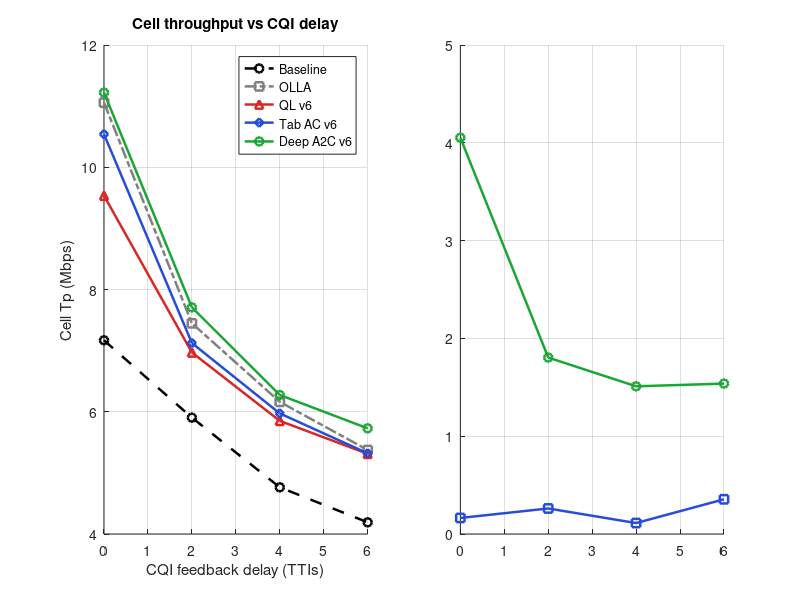

Reproduce this figure in MATLAB. (Note: this script raises an error after producing the figure.)
function S = rebuildSweep_v6()
% rebuildSweep_v6  Reconstruct the powered delay-sweep summary + figure.
%
% Why this exists: the 5-seed x 30-trace sweep of 2026-07-11 completed
% delays {0,2,4,6} in one MATLAB session (whose sweepDelay_v6 would only
% save its summary at the very end). The delay-8 point was finished
% separately. This script hard-codes the four completed points (verbatim
% from the per-point PF tables / robustness rows) and fills delay 8
% automatically from results_v6_case23_N10.mat if that file holds a
% cqi_delay=8 run - otherwise it leaves NaNs and tells you.
%
% Output identical in format to sweepDelay_v6: saves
% sweepDelay_v6_case23.mat and draws the two-panel headline figure.
%
% Provenance of hard-coded rows (5 seeds x 30 traces, N=10, primary=PF):
%   d0: run started 2026-07-11 13:45, runtime  54.5 min
%   d2: run started 2026-07-11 14:40, runtime  67.0 min
%   d4: run started 2026-07-11 15:47, runtime  84.4 min  (== FINAL_..._d4_cameraready)
%   d6: run started 2026-07-11 17:12, runtime 313.2 min  (== FINAL_..._d6_cameraready; wall time inflated by PC sleep)

    schemes = {'Baseline','OLLA','QL v6','Tab AC v6','Deep A2C v6'};
    delays  = [0 2 4 6 8];

    %          Baseline   OLLA     QL v6   TabAC v6  A2C v6
    cellTp = [  7.169    11.057    9.535   10.540    11.221 ;   % d0
                5.904     7.447    6.970    7.124     7.708 ;   % d2
                4.764     6.162    5.851    5.973     6.274 ;   % d4
                4.191     5.374    5.312    5.320     5.729 ;   % d6
                NaN       NaN      NaN      NaN       NaN   ];  % d8 (auto-filled)

    p_base = [1.734e-06; 1.734e-06; 1.734e-06; 1.734e-06; NaN];
    p_olla = [0.03872;   0.01044;   0.06871;   4.072e-05; NaN];

    % ---- auto-fill delay 8 from the standalone run, if present ----
    here = fileparts(mfilename('fullpath'));
    cand = {'FINAL_results_v6_N10_d8_sweeppoint.mat', 'results_v6_case23_N10.mat'};
    f8 = '';
    for c = 1:numel(cand)
        if exist(fullfile(here, cand{c}), 'file'), f8 = fullfile(here, cand{c}); break; end
    end
    if ~isempty(f8)
        R = load(f8, 'results'); R = R.results;
        if R.env.cqi_delay == 8
            M = R.metrics(1);                       % primary scheduler (PF)
            for k = 1:numel(schemes)
                cellTp(5,k) = mean(M.cell_tp{k}(:));
            end
            p_base(5) = R.pvals_a2c_vs_baseline_olla(1);
            p_olla(5) = R.pvals_a2c_vs_baseline_olla(2);
            fprintf('delay-8 row filled from %s (seeds=%d, traces=%d)\n', ...
                    f8, R.opts.n_seeds, R.opts.n_eval);
        else
            warning(['%s holds cqi_delay=%d, not 8. Run\n' ...
                     '  runCase23_v6(''N'',10,''n_seeds'',5,''n_eval'',30,''cqi_delay'',8);\n' ...
                     'then re-run rebuildSweep_v6.'], f8, R.env.cqi_delay);
        end
    else
        warning('No results_v6_case23_N10.mat found - delay-8 row left as NaN.');
    end

    S.delays = delays; S.schemes = schemes; S.cellTp = cellTp;
    S.margin_vs_baseline = cellTp(:,5) - cellTp(:,1);
    S.margin_vs_olla     = cellTp(:,5) - cellTp(:,2);
    S.rel_margin_vs_olla = 100*(cellTp(:,5)./cellTp(:,2) - 1);
    S.p_vs_baseline = p_base; S.p_vs_olla = p_olla;
    S.protocol = '5 seeds x 30 held-out traces, N=10, primary=PF, v6 OLLA-relative';
    save(fullfile(here, 'sweepDelay_v6_case23.mat'), 'S');

    % ---- headline figure (same layout as sweepDelay_v6) ----
    ok = ~isnan(cellTp(:,1));
    d  = delays(ok);
    figure('Color','w','Position',[80 80 1050 430],'Name','v6 delay sweep (rebuilt)');
    subplot(1,2,1); hold on; grid on;
    cols = {[0 0 0],[0.5 0.5 0.5],[0.85 0.15 0.15],[0.15 0.3 0.85],[0.1 0.65 0.2]};
    mk = {'--o','-.s','-^','-d','-o'};
    for k = 1:numel(schemes)
        plot(d, cellTp(ok,k), mk{k}, 'Color', cols{k}, 'LineWidth', 1.8);
    end
    xlabel('CQI feedback delay (TTIs)'); ylabel('Cell Tp (Mbps)');
    title('Cell throughput vs CQI delay'); legend(schemes, 'Location','best');

    subplot(1,2,2); hold on; grid on;
    plot(d, S.margin_vs_baseline(ok), '-o', 'LineWidth',1.8, 'Color',[0.1 0.65 0.2]);
    plot(d, S.margin_vs_olla(ok),     '-s', 'LineWidth',1.8, 'Color',[0.15 0.3 0.85]);
    yline(0,'k--');
    for di = find(ok(:)')
        if ~isnan(p_olla(di)) && p_olla(di) < 0.05
            text(delays(di), S.margin_vs_olla(di), '  *', 'FontSize', 15, 'Color', [0.15 0.3 0.85]);
        end
    end
    xlabel('CQI feedback delay (TTIs)'); ylabel('Deep A2C margin (Mbps)');
    title('A2C advantage vs delay (* = p<0.05 over OLLA)');
    legend({'over Baseline','over OLLA'}, 'Location','best');
    sgtitle('v6 (OLLA-relative)  |  N=10, 5 seeds x 30 traces', 'FontWeight','bold');

    fprintf('\nrel. A2C-over-OLLA margin (%%): '); fprintf('%+.1f  ', S.rel_margin_vs_olla);
    fprintf('\nsaved sweepDelay_v6_case23.mat\n');
end
